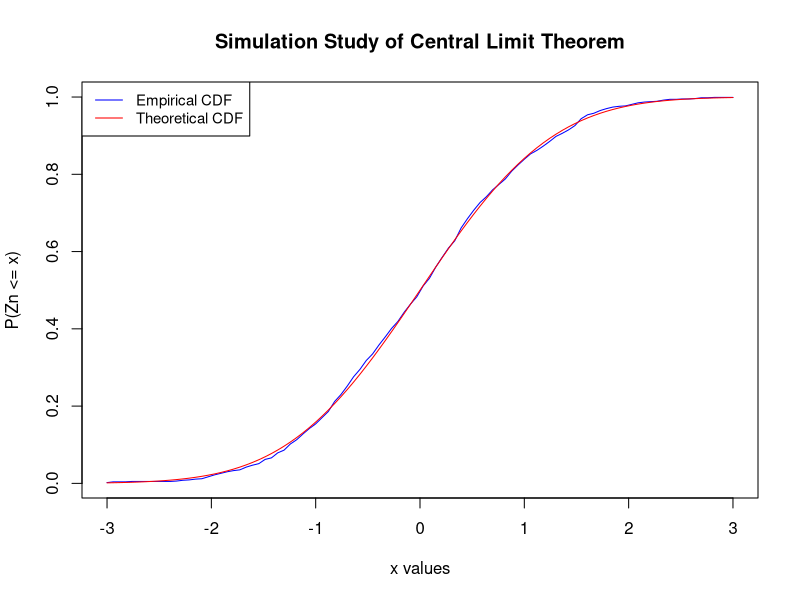
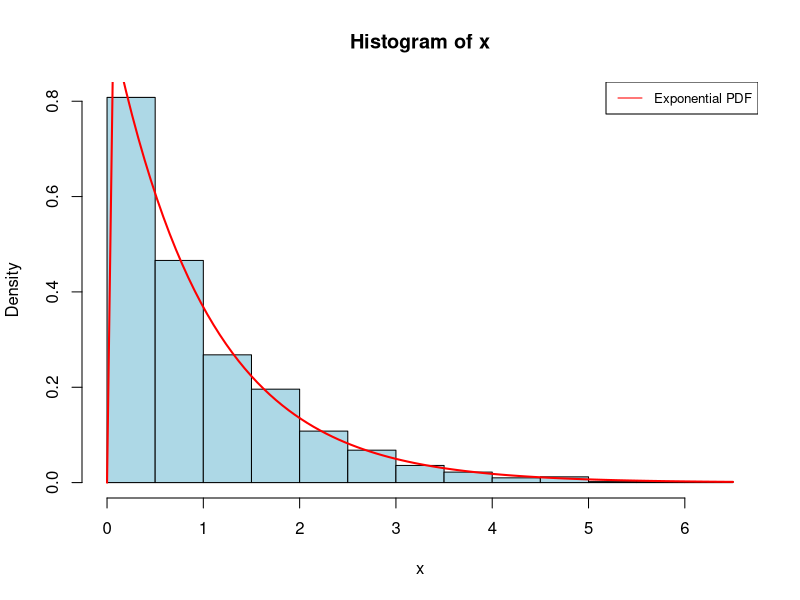

Here is the R script that generated these plots, in order:
## ---- chunk 1
n <- 2000
lambda <- 10
std.X.bar <- NULL
for(r in 1:1000){
X <- rpois(n,lambda)
std.X.bar[r] <- sqrt(n)*(mean(X)-lambda)/sqrt(lambda)
}

# Compute empirical CDF
empirical_cdf <- ecdf(std.X.bar)
  
x<-seq(-3,3,length=100)

# Compute theoretical CDF
theoretical_cdf <- pnorm(x)
  

plot(x, empirical_cdf(x), type = "l", col = "blue", xlab = "x values", ylab = "P(Zn <= x)", main = "Simulation Study of Central Limit Theorem")
  lines(x, theoretical_cdf, type = "l", col = "red")
  legend("topleft", legend = c("Empirical CDF", "Theoretical CDF"), col = c("blue", "red"), lty = 1:1, cex = 0.9)
## ---- chunk 2
generateSimulationData <- function(num_of_dice, num_of_tosses, target) 
{
outcomes <- matrix(sample(1:6, num_of_dice * num_of_tosses, replace = TRUE), ncol = num_of_dice)
success_counts <- rowSums(outcomes == 6)
success <- success_counts >= target
prob <- mean(success)
  
return(prob)
}

prob_of_a <- generateSimulationData(6, 1000, 1)
prob_of_b <- generateSimulationData(12, 1000, 2)
prob_of_c <- generateSimulationData(18, 1000, 3)

cat("Probability for a:", prob_of_a, "\n")
cat("Probability for b:", prob_of_b, "\n")
cat("Probability for c:", prob_of_c, "\n")

max_prob = max(prob_of_a, prob_of_b, prob_of_c)
cat("\nProposition (a) with Probability->", max_prob, "has the greatest chance of success")
## ---- chunk 3
random_draws_expo_distribution <- function(lambda, n) {
u <- runif(n)
y <- (-(1/lambda)*log(1-u))
return(y)
}

x <- random_draws_expo_distribution(1, 1000)

hist(x, freq=FALSE, col = "lightblue")
curve(dexp(x, rate = 1), add = TRUE, col = "red", lwd = 2)
legend("topright", legend = c("Exponential PDF"), col = c("red"), lty = 1:1, cex = 0.8)
## ---- chunk 4
# Function 1
AR1 <- function(num, autoregressiveCoefficient, errorStdDev) {
  set.seed(123)  
  timeSeries <- numeric(num)
  
  timeSeries[1] <- 0 
  for (t in 2:num) {
    timeSeries[t] <- autoregressiveCoefficient * timeSeries[t - 1] + rnorm(1, mean = 0, sd = errorStdDev)
  }
  return(timeSeries)
}

# Function 2
Sample_ACF <- function(data, lag) {
  num <- length(data)
  dataMean <- mean(data)
  
  gammaH <- sum((data[(lag + 1):num] - dataMean) * (data[1:(num - lag)] - dataMean)) / num
  gamma0 <- sum((data - dataMean)^2) / num
  rho_h <- gammaH / gamma0
  
  return(rho_h)
}

# Function 3
simulation_AR1 <- function(num, h, errorStdDev) {
  if (h == 0) {
    return(1 / num)
  } else {
    sum_rho_l_sq <- sum((errorStdDev^seq(1, h - 1))^2)
    var_formula1 <- 1 / num * (1 + 2 * sum_rho_l_sq)
    var_formula2 <- (1 / num) * ((num - h) / (num + 2))
    return(c(var_formula1, var_formula2))
  }
}

# Set parameters
num <- 1000
autoregressiveCoefficient <- 0.7
errorStdDev <- 1

lagValues <- c(1, 5, 10)

y <- AR1(num, autoregressiveCoefficient, errorStdDev)

# Run the simulation study
for(h in lagValues){
  rho_h <- Sample_ACF(y,h)
  var_approximations <- simulation_AR1(num, h, errorStdDev)
cat("\nResults for lag =", h, "\n")
cat("Simulated Autocorrelation Values:", errorStdDev, "\n")
cat("Variance Approximation Formula 1:", var_approximations[1], "\n")
cat("Variance Approximation Formula 2:", var_approximations[2], "\n")
}
